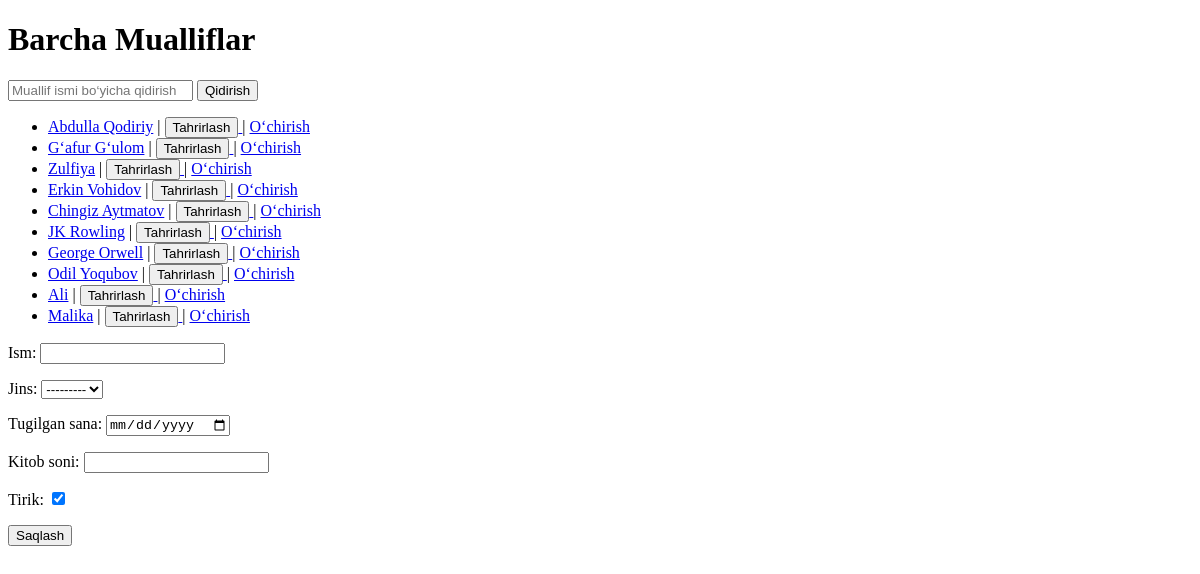
Page /mualliflar/ on the earlier database version.
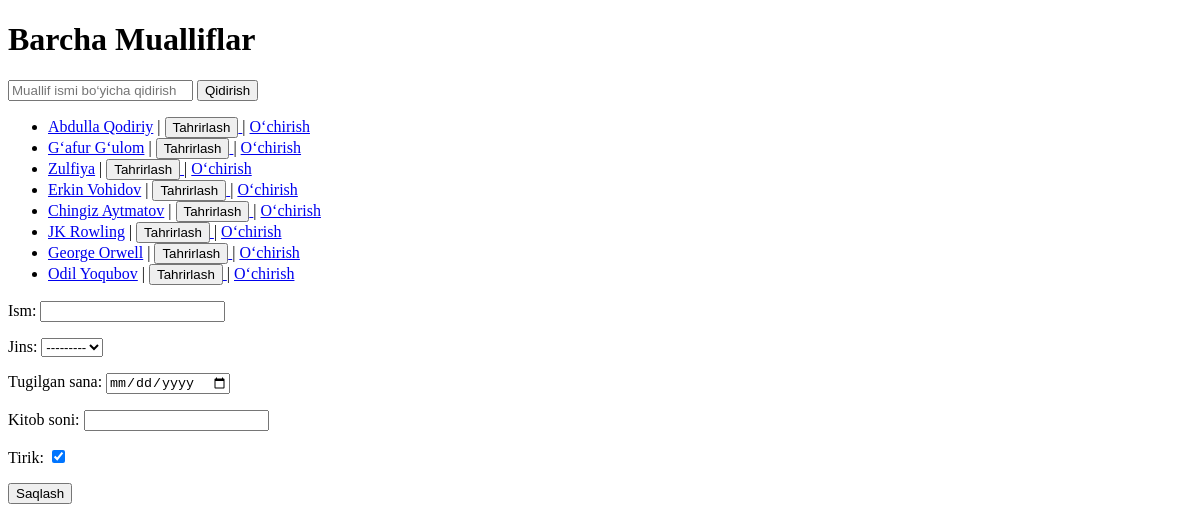
Same page on the later database version.
### main/models.py (models this page shows, shortened)
class Muallif(models.Model):
    ism = models.CharField(max_length=100)
    jins = models.CharField(max_length=10, choices=[('Erkak', 'Erkak'), ('Ayol', 'Ayol')], null=True, blank=True)
    tugilgan_sana = models.DateField()
    kitob_soni = models.IntegerField()
    tirik = models.BooleanField(default=True)
    class Meta:
        verbose_name = "Muallif"
        verbose_name_plural = "Mualliflar"

### main/views.py (the view)
# urls.py: path("mualliflar/", muallif_list, name="muallif_list"),
def muallif_list(request):
    q = request.GET.get("q")
    mualliflar = Muallif.objects.all()
    if request.method == 'POST':
        form = MuallifForm(request.POST)
        if form.is_valid():
            form.save()
            return redirect('muallif_list')
    context = {
        'mualliflar': mualliflar,
        'form': MuallifForm,
    }
    return render(request, 'muallif_list.html', context)
    if q:
        mualliflar = mualliflar.filter(ism__icontains=q)
    return render(request, "muallif_list.html", {"mualliflar": mualliflar})

### templates/muallif_list.html (shortened to what this page needs)
<!DOCTYPE html>
<html lang="en">
<head>
</head>
<body>
    <h1>Barcha Mualliflar</h1>
    <form method="get">
        <input type="text" name="q" placeholder="Muallif ismi bo‘yicha qidirish" value="{{ request.GET.q }}">
        <button type="submit">Qidirish</button>
    </form>
    <ul>
        {% for muallif in mualliflar %}
            <li>
                <a href="{% url 'muallif_detail' muallif.id %}">{{ muallif.ism }}</a>
                | <a href="{% url 'muallif_update' muallif.id %}">
                    <button type="button">Tahrirlash</button>
                  </a>
                | <a href="{% url 'muallif_delete' muallif.id %}">O‘chirish</a>
            </li>
        {% empty %}
            <li>Hech qanday muallif topilmadi.</li>
        {% endfor %}
    </ul>
    <form method="post">
        {{ form.as_p }}
        <button>Saqlash</button>
    </form>
</body>
</html>

Differences in the rows shown:
removed Muallif: ism "Ali"
removed Muallif: ism "Malika"
